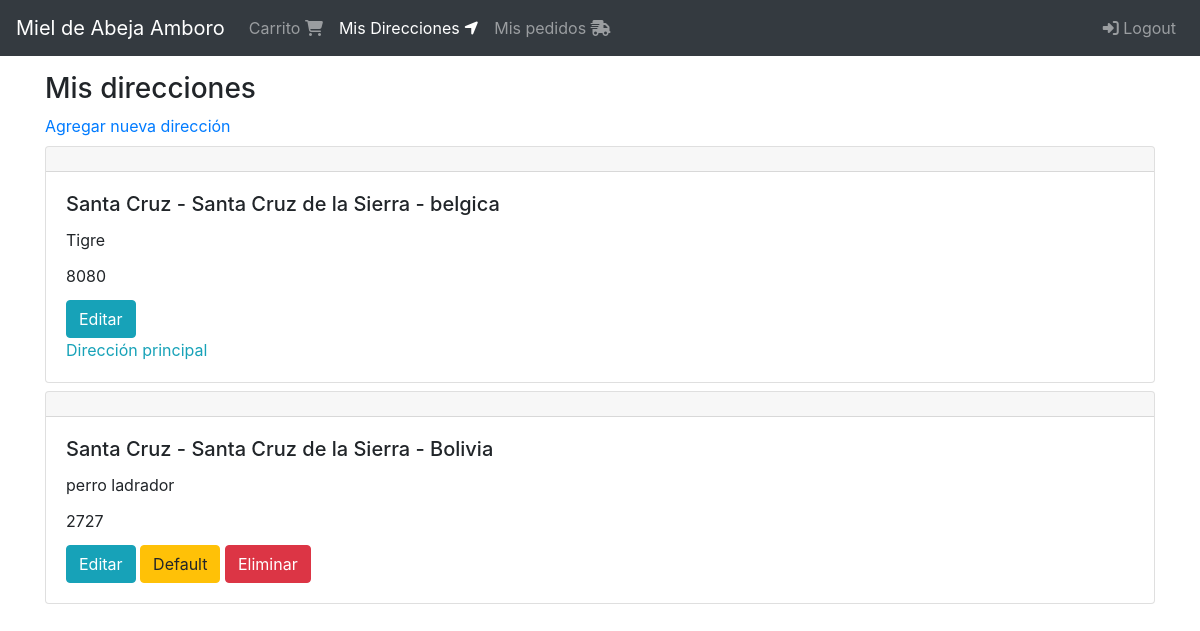
Before: /direcciones/ (signed in) with the older database file.
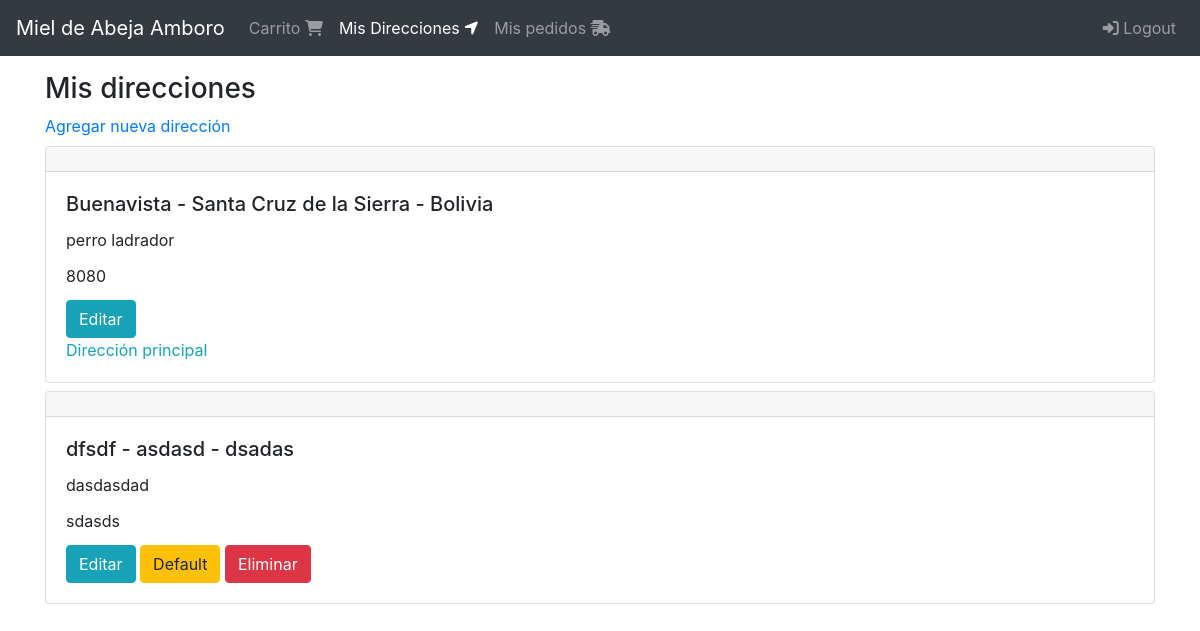
After: the same page with the newer database file.
### shipping_addresses/models.py (models this page shows, shortened)
class ShippingAddress(models.Model):
    user = models.ForeignKey(User, null=False, blank=False, on_delete=models.CASCADE)
    line1 = models.CharField(max_length=200)
    line2 = models.CharField(max_length=200, blank=True)
    city = models.CharField(max_length=100)
    state = models.CharField(max_length=100)
    country = models.CharField(max_length=50)
    reference = models.CharField(max_length=300)
    postal_code = models.CharField(max_length=10, null=False, blank=False) #zip
    default = models.BooleanField(default=False)
    created_at = models.DateTimeField(auto_now_add=True)
    @property
    def address(self):
        return '{} - {} - {}'.format(self.city, self.state, self.country)

### shipping_addresses/views.py (the view)
# urls.py: path('', views.ShippingAddressListView.as_view(), name='shipping_addresses'),
class ShippingAddressListView(LoginRequiredMixin, ListView):
    login_url = 'login'
    model = ShippingAddress
    template_name = 'shipping_addresses/shipping_addresses.html'
    success_message = 'Dirección actualizada exitosamente'
    def get_queryset(self):
        return ShippingAddress.objects.filter(user=self.request.user).order_by('-default')

### shipping_addresses/templates/shipping_addresses/shipping_addresses.html
{% extends 'base.html' %}
{% block content %}
  <div class="col">
    <div class="h3">
      Mis direcciones
    </div>
    <a href="{% url 'shipping_addresses:create' %}">Agregar nueva dirección</a>
    <div class="mt-2 mb-5">
      {% for shipping_address in object_list %}
        <div class="mt-2">
          {% include 'shipping_addresses/snippets/shipping_address.html' with edit=True %}
        </div>
      {% endfor %}
    </div>
  </div>
{% endblock %}

### templates/base.html (shortened to what this page needs)
{% load static %}
<!DOCTYPE html>
<html lang="en">
  <head>
    <link rel="stylesheet" href="https://stackpath.bootstrapcdn.com/bootstrap/4.3.1/css/bootstrap.min.css">
  </head>
  <body>
    {%include 'navbar.html'%}
    <div class="container">
      <div class="row mt-3">
        {%block content%}
        {%endblock%}
      </div>
    </div>
  </body>
</html>

### templates/navbar.html (shortened to what this page needs)
  {% url 'carts:cart' as cart %}
  {% url 'shipping_addresses:shipping_addresses' as shipping_addresses %}
  {% url 'orders:completeds' as completeds %}
  <nav class="navbar navbar-expand-md bg-dark navbar-dark">
    <a href="{% url 'index' %}"class="navbar-brand">Miel de Abeja Amboro</a>
    <div id="navb"class="navbar-collapse collapse hide">
      <ul class='navbar-nav'>
        <li class= "nav-item {% if request.path == cart  %}active{%endif%}">
          <a class="nav-link" href="{{ cart }}">
            Carrito <span class="fas fa-shopping-cart"></span>
          </a>
        </li>
        {% if user.is_authenticated %}
          <li class= "nav-item {% if request.path == shipping_addresses  %}active{%endif%}">
            <a class="nav-link" href="{{ shipping_addresses }}">
              Mis Direcciones <span class="fas fa-location-arrow"></span>
            </a>
          </li>
          <li class= "nav-item {% if request.path == completeds  %}active{%endif%}">
            <a class="nav-link" href="{{ completeds }}">
              Mis pedidos <span class="fas fa-shipping-fast"></span>
            </a>
          </li>
        {% endif %}
      </ul>
      <ul class="nav navbar-nav ml-auto">
        {%if user.is_authenticated%}
        <li class="navbar-item">
          <a href="{% url 'logout' %}"class="nav-link">
            <span class="fas fa-sign-in-alt"></span>
            Logout</a>
        </li>
        {%endif%}
      </ul>
    </div>
  </nav>

### shipping_addresses/templates/shipping_addresses/snippets/shipping_address.html
<div class="card">
  <h5 class="card-header"></h5>
  <div class="card-body">
    <h5 class="card-title">{{ shipping_address.address }}</h5>
    <div class="card-title">
      {{ shipping_address.reference }}
    </div>
    <div class="card-title">
      {{ shipping_address.postal_code }}
    </div>
    {% if edit %}
      <div class="mt-2">
        <a href="{% url 'shipping_addresses:update' shipping_address.pk %}" class="btn btn-info">Editar</a>
        {% if shipping_address.default %}
          <div class="text-info">
            Dirección principal
          </div>
        {% else %}
          <a href="{% url 'shipping_addresses:default' shipping_address.pk %}" class="btn btn-warning">Default</a>
          <a href="{% url 'shipping_addresses:delete' shipping_address.pk %}" class="btn btn-danger">Eliminar</a>
        {% endif %}
      {% endif %}
    </div>
  </div>
</div>

Changed rows visible on the page:
removed ShippingAddress: address "Santa Cruz - Santa Cruz de la Sierra - belgica", reference "Tigre", postal_code "8080", default "Dirección principal"
removed ShippingAddress: address "Santa Cruz - Santa Cruz de la Sierra - Bolivia", reference "perro ladrador", postal_code "2727", default "Default"
added ShippingAddress: address "Buenavista - Santa Cruz de la Sierra - Bolivia", reference "perro ladrador", postal_code "8080", default "Dirección principal"
added ShippingAddress: address "dfsdf - asdasd - dsadas", reference "dasdasdad", postal_code "sdasds", default "Default"
